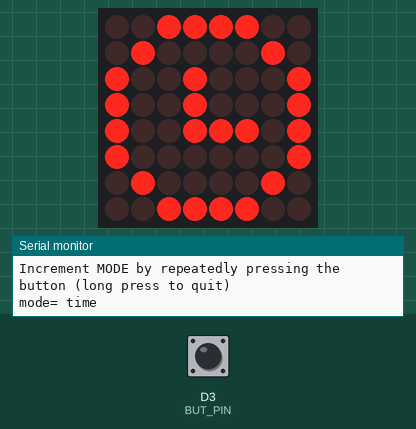
This sketch was run on a simulated ESP8266 (NodeMCU). On the bench: 8×8 LED matrix, the last lines printed to the serial monitor. Wiring (inferred from the names in the program): MAX7219 LED driver (orientation assumed): data D7; clock D5; CS D2. The inputs (shaded band) are chosen by the test bench; at power-on: D3 (BUT_PIN) HIGH.

Above: at 0.8 s.
0.9 s: D3 (BUT_PIN) pulled LOW for 3.2 s
At 4.5 s:
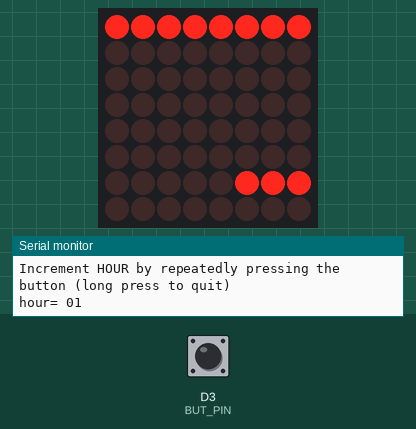
5.6 s: D3 (BUT_PIN) pulled LOW for 0.15 s
At 6.8 s:
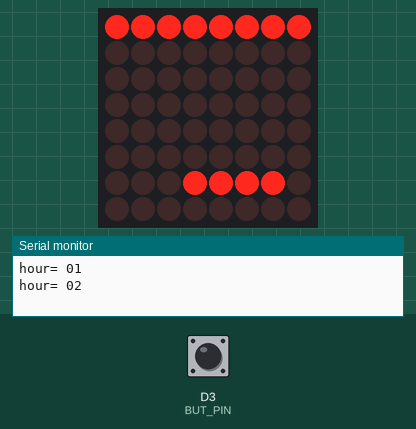
7.2 s: D3 (BUT_PIN) pulled LOW for 1 s
At 8.0 s:
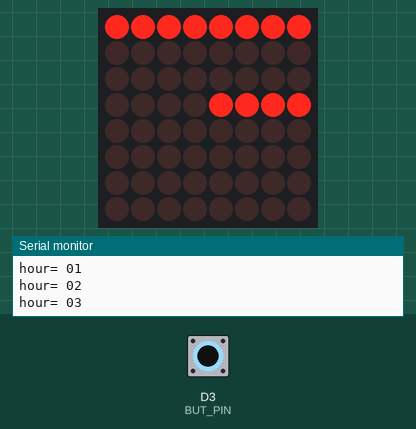
9.7 s: D3 (BUT_PIN) pulled LOW for 3.2 s
At 13.6 s:
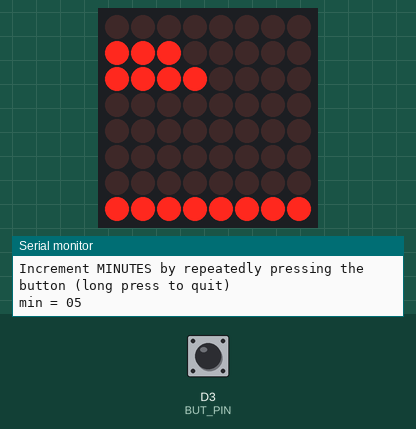
14.4 s: D3 (BUT_PIN) pulled LOW for 0.15 s
At 14.7 s:
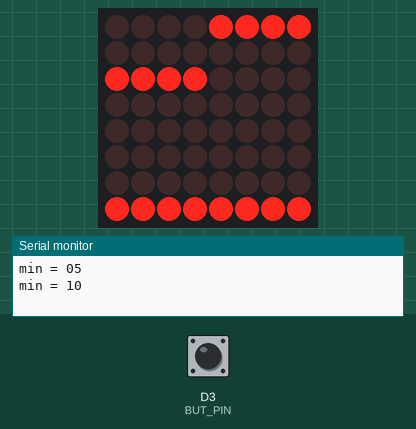
16.0 s: D3 (BUT_PIN) pulled LOW for 3.2 s
At 19.6 s:
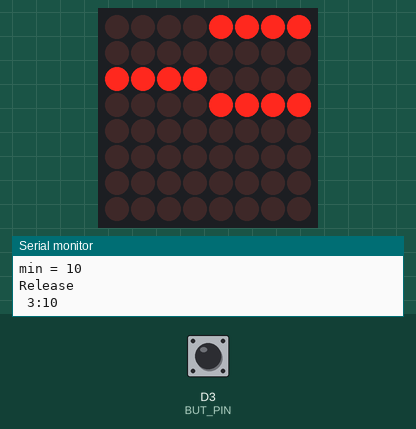
Timing chart, 0 to 21.1 s (numbered marks = the images above; inputs shaded):
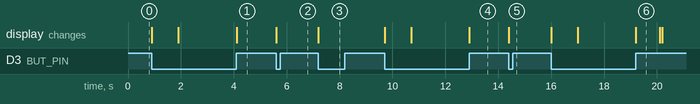

The sketch:

WordClockLed.ino
```cpp
// WordClockLed.ino - A clock that tells time, in Dutch, in steps of 5 minutes on a MAX7221 controlled 8x8 LED matrix
//   Clock is hand-set (with flash button) and runs on ESP8266 crystal
//   It also has a demo mode: every 0.1ms the clock advances 1 minute
// Idea http://www.espruino.com/Tiny+Word+Clock
// Demo https://www.youtube.com/watch?v=YDhCZarNm9g
// MAX722 datasheet https://datasheets.maximintegrated.com/en/ds/MAX7219-MAX7221.pdf
// datasheet explained https://www.youtube.com/watch?v=tFDiMw5QKZQ


// Model(s) =================================================================================
// A model describes where each of the letters and words of a WordCLock is.
// This section must setup an array for each word.
// The array must contain indexes (on the 8x8 matrix, so 0..63) of the LEDs that form a word (-1 terminates the array).
// There are words to denote the minutes
//   model_min_vijf, model_min_kwart, model_min_tien, model_min_voor, model_min_over, model_min_half
// and there are words for the hours
//   model_hour_een, model_hour_twee, model_hour_drie, model_hour_vier, model_hour_vijf, model_hour_zes,
//   model_hour_zeven, model_hour_acht, model_hour_negen, model_hour_tien, model_hour_elf, model_hour_twaalf, model_hour_empty
// (the empty word is used for hand setting the minutes)


#if 0


// All words horizontal, but two paired letters (vIEr, twaaLF), and one split word (Z-E-S)
#define MODEL_NAME "Model 1 - Maarten"


// The LEDs are numbered from top to bottom, from right to left (this matches the 8x8 matrix order).
// Assumption: IN side of the LED PCB is on the (top) right hand (looking to the front)
//  7  6  5  4  3  2  1  0  -  VYFKWART
// 15 14 13 12 11 10  9  8  -  TIENVOOR # space missing
// 23 22 21 20 19 18 17 16  -  OVERHALF # space missing
// 31 30 29 28 27 26 25 24  -  ACHTWEEN
// 39 38 37 36 35 34 33 32  -  TIENEGEN
// 47 46 45 44 43 42 41 40  -  ZDRIELFS
// 55 54 53 52 51 50 49 48  -  V#RZEVEN #=IE
// 63 62 61 60 59 58 57 56  -  VYFTWAA# #=LF
//                          -           # UUR missing


// All words: indexes of the LEDs that form a word (-1 terminates)
const int model_min_vijf[]    ={7,6,5,-1};
const int model_min_kwart[]   ={4,3,2,1,0,-1};
const int model_min_tien[]    ={15,14,13,12,-1};
const int model_min_voor[]    ={11,10,9,8,-1};
const int model_min_over[]    ={23,22,21,20,-1};
const int model_min_half[]    ={19,18,17,16,-1};
const int model_hour_acht[]   ={31,30,29,28,-1};
const int model_hour_twee[]   ={28,27,26,25,-1};
const int model_hour_een[]    ={26,25,24,-1};
const int model_hour_tien[]   ={39,38,37,36,-1};
const int model_hour_negen[]  ={36,35,34,33,32,-1};
const int model_hour_zes[]    ={47,43,40,-1};
const int model_hour_drie[]   ={46,45,44,43,-1};
const int model_hour_elf[]    ={43,42,41,-1};
const int model_hour_vier[]   ={55,54,53,-1}; // 49=IE
const int model_hour_zeven[]  ={52,51,50,49,48,-1};
const int model_hour_vijf[]   ={63,62,61,-1};
const int model_hour_twaalf[] ={60,59,58,57,56,-1};  // 63=LF
const int model_hour_empty[]  ={-1};


#endif


#if 1


// No split words, no paired letters, but two words diagonal
#define MODEL_NAME "Model 2 - Marc"


// The LEDs are numbered from top to bottom, from right to left (this matches the 8x8 matrix order).
// Assumption: IN side of the LED PCB is on the (top) right hand (looking to the front)
//  7  6  5  4  3  2  1  0  -  KWARTIEN
// 15 14 13 12 11 10  9  8  -  VYFJVOOR # J is a dummy (can maybe spell 'JARIG')
// 23 22 21 20 19 18 17 16  -  OVERHALF
// 31 30 29 28 27 26 25 24  -  ELFZDRIE # ZEVEN diagonal
// 39 38 37 36 35 34 33 32  -  TIENEGEN
// 47 46 45 44 43 42 41 40  -  VIERZVYF # ZES diagonal
// 55 54 53 52 51 50 49 48  -  ACHTWEEN
// 63 62 61 60 59 58 57 56  -  TWAALFSN
//                          -           # UUR missing

// All words: indexes of the LEDs that form a word (-1 terminates)
const int model_min_vijf[]    = {15,14,13,-1};
const int model_min_kwart[]   = {7,6,5,4,3,-1};
const int model_min_tien[]    = {3,2,1,0,-1};
const int model_min_voor[]    = {11,10,9,8,-1};
const int model_min_over[]    = {23,22,21,20,-1};
const int model_min_half[]    = {19,18,17,16,-1};
const int model_hour_elf[]    = {31,30,29,-1};
const int model_hour_drie[]   = {27,26,25,24,-1};
const int model_hour_zeven[]  = {28,35,42,49,56,-1};
const int model_hour_tien[]   = {39,38,37,36,-1};
const int model_hour_negen[]  = {36,35,34,33,32,-1};
const int model_hour_vier[]   = {47,46,45,44,-1};
const int model_hour_vijf[]   = {42,41,40,-1};
const int model_hour_zes[]    = {43,50,57,-1};
const int model_hour_acht[]   = {55,54,53,52,-1};
const int model_hour_twee[]   = {52,51,50,49,-1};
const int model_hour_een[]    = {50,49,48,-1};
const int model_hour_twaalf[] = {63,62,61,60,59,58,-1};
const int model_hour_empty[]  = {-1};


#endif


// Frame ===========================================================================================
// A frame buffer is a uint64_t that tells which of the 8x8 LEDs should switch on.
// In our case, a typically frame holds the bits for the words that make up the time.
// For example, when the time is 11:05, the LEDs that make up 'vijf', the LEDs that make up 'over', and the LEDs that make up 'elf'
// have a 1 in the frame buffer, so that the text reads 'vijf over elf'


// The model_hour in an array for easy indexing and integer hour to an index array
// Note that 0:xx and 12:30 are supported (as well as an empty hour using 14:xx)
const int * frame_hours[] = {model_hour_twaalf,model_hour_een,model_hour_twee,model_hour_drie,model_hour_vier,model_hour_vijf,model_hour_zes,model_hour_zeven,model_hour_acht,model_hour_negen,model_hour_tien,model_hour_elf,model_hour_twaalf,model_hour_een,model_hour_empty,model_hour_empty};


// A `frame` (buffer) is encoded in a 64 bit unsigned `.
// This function sets bits (switches on LEDs) in `frame`,
// namely those listed in array `word` (which is terminated with -1).
void frame_add_word(uint64_t*frame, const int word[]) {
  const int * bit= word; // Point to the first LED index in `word`
  while( *bit>=0 ) {
    *frame |= 1LLU << *bit;
    bit++; // Point to the next LED index in `word`
  }
}


// Returns a frame showing the time specified by `hour` and `min`.
// E.g. 7:35 -> vijf over half acht
uint64_t frame_set_time(int hour, int min ) {
  uint64_t frame= 0;
  switch( min ) {
    case 0: case 1: case 2:
      frame_add_word(&frame,frame_hours[hour]);
      break;
    case 3: case 4: case 5: case 6: case 7:
      frame_add_word(&frame,model_min_vijf); frame_add_word(&frame,model_min_over); frame_add_word(&frame,frame_hours[hour]);
      break;
    case 8: case 9: case 10: case 11: case 12:
      frame_add_word(&frame,model_min_tien); frame_add_word(&frame,model_min_over); frame_add_word(&frame,frame_hours[hour]);
      break;
    case 13: case 14: case 15: case 16: case 17:
      frame_add_word(&frame,model_min_kwart); frame_add_word(&frame,model_min_over); frame_add_word(&frame,frame_hours[hour]);
      break;
    case 18: case 19: case 20: case 21: case 22:
      frame_add_word(&frame,model_min_tien); frame_add_word(&frame,model_min_voor); frame_add_word(&frame,model_min_half); frame_add_word(&frame,frame_hours[hour+1]);
      break;
    case 23: case 24: case 25: case 26: case 27:
      frame_add_word(&frame,model_min_vijf); frame_add_word(&frame,model_min_voor); frame_add_word(&frame,model_min_half); frame_add_word(&frame,frame_hours[hour+1]);
      break;
    case 28: case 29: case 30: case 31: case 32:
      frame_add_word(&frame,model_min_half); frame_add_word(&frame,frame_hours[hour+1]);
      break;
    case 33: case 34: case 35: case 36: case 37:
      frame_add_word(&frame,model_min_vijf); frame_add_word(&frame,model_min_over); frame_add_word(&frame,model_min_half); frame_add_word(&frame,frame_hours[hour+1]);
      break;
    case 38: case 39: case 40: case 41: case 42:
      frame_add_word(&frame,model_min_tien); frame_add_word(&frame,model_min_over); frame_add_word(&frame,model_min_half); frame_add_word(&frame,frame_hours[hour+1]);
      break;
    case 43: case 44: case 45: case 46: case 47:
      frame_add_word(&frame,model_min_kwart); frame_add_word(&frame,model_min_voor); frame_add_word(&frame,frame_hours[hour+1]);
      break;
    case 48: case 49: case 50: case 51: case 52:
      frame_add_word(&frame,model_min_tien); frame_add_word(&frame,model_min_voor); frame_add_word(&frame,frame_hours[hour+1]);
      break;
    case 53: case 54: case 55: case 56: case 57:
      frame_add_word(&frame,model_min_vijf); frame_add_word(&frame,model_min_voor); frame_add_word(&frame,frame_hours[hour+1]);
      break;
    case 58: case 59:
      frame_add_word(&frame,frame_hours[hour+1]);
      break;
  }
  return frame;
}


// Display ==========================================================================
// This section controls the 8x8 LED matrix, which is connected to a MAX7221.
// The MAX7221 has a serial (data/clock) input (and a chip enable)


// Pins from ESP8266 to the MAX7221 controlled 8x8 LED matrix
//      DSP_VCC  3V3   // VCC pin of display is connected to 3V3 of ESP8266
//      DSP_GND  GND   // GND pin of display is connected to GND of ESP8266
#define DSP_DIN   D7   // DIN pin of display is connected to D7 of ESP8266
#define DSP_CS    D2   // CS  pin of display is connected to D2 of ESP8266
#define DSP_CLK   D5   // CLK pin of display is connected to D5 of ESP8266


// Writes `data` to `addr` in the MAX7221 (which controls the 8x8 LED matrix)
// `addr` is the address of the register
// `data` is the value for the register
void dsp_out(byte addr, byte data) {
  digitalWrite(DSP_CS, LOW);

  shiftOut(DSP_DIN, DSP_CLK, MSBFIRST, addr );
  shiftOut(DSP_DIN, DSP_CLK, MSBFIRST, data );

  digitalWrite(DSP_CS, HIGH);
}


// Writes frame buffer to the MAX7221 (which controls the 8x8 LED matrix)
void dsp_img(uint64_t frame) {
  for(int i=1; i<=8; i++ ) {
    byte row = frame & 0xFF;
    dsp_out(i,row);
    frame >>= 8;
  }
}


// Configures ESP8266 pins that are connected to the MAX7221
// Configure MAX7221 to individually addressable LEDs
void dsp_init(void) {
  digitalWrite(DSP_CS, HIGH);
  pinMode(DSP_DIN, OUTPUT);
  pinMode(DSP_CS, OUTPUT);
  pinMode(DSP_CLK, OUTPUT);

  // Configure MAX7221 to use all LEDs at medium brightness, individually addressable
  dsp_out(0x0f, 0x00); // 'Display Test': normal mode (not test)
  dsp_out(0x0c, 0x00); // 'Shutdown'    : shutdown ("off")
  dsp_out(0x0b, 0x07); // 'Scan Limit'  : rows digits 0 thru 7
  dsp_out(0x0a, 0x07); // 'Intensity'   : medium brightness
  dsp_out(0x09, 0x00); // 'Decode mode' : no-decode for all digits

  // Send empty frame buffer
  dsp_img( 0 );
  // Switch display on
  dsp_out(0x0c, 0x01); // 'Shutdown'    : normal operation ("on")
}


// Button ==========================================================================
// This section implements functions that control a button.
// The button is the 'flash' button on most ESP8266 NodeMCU boards.
// The app should call scan() regularly to poll the button state.
// The state can then be observed via but_isdown() and but_wentdown().

#define BUT_PIN D3


int but_crnt; // current state - from last but_scan()
int but_prev; // state from previous but_scan()


void but_scan() {
  but_prev= but_crnt;
  but_crnt= digitalRead(BUT_PIN)==0; // Low active
}


void but_init(void) {
  pinMode(BUT_PIN, INPUT);
  but_scan();
  but_scan();
}


int but_isdown() {
  return but_crnt;
}


int but_wentdown() {
  return but_crnt & !but_prev;
}


// Main ==========================================================================

// Hand coded frame buffers for the two modes - note: up-side-down
#define main_frame_modetime 0b\
00111100\
01000010\
10000001\
10011101\
10010001\
10010001\
01000010\
00111100LLU
#define main_frame_modefast 0b\
00000000\
11001100\
01100110\
00110011\
00110011\
01100110\
11001100\
00000000LLU


int      main_mode;
int      main_hour;
int      main_min;
uint32_t main_last;


void main_init( void ) {
  // Hand set mode
  main_mode= 1;
  Serial.printf("Increment MODE by repeatedly pressing the button (long press to quit)\n");
  #define MODE_UPDATE()  Serial.printf("mode= %s\n",main_mode?"time":"fast"); dsp_img( main_mode?main_frame_modetime:main_frame_modefast );
  MODE_UPDATE();
  while( 1 ) {
    but_scan();
    if( but_wentdown() ) {
      main_mode= (main_mode+1) % 2;
      MODE_UPDATE();
      main_last= millis();
      delay(100); // debounce
    }
    if( but_isdown() && millis()-main_last>1000 ) {
      main_mode= (main_mode+1) % 2;
      MODE_UPDATE();
      break;
    }
    yield();
  }

  // Wait for button release
  Serial.printf("Release\n");
  while( but_isdown() ) { but_scan(); yield(); }

  // Hand set hours
  main_hour= 1;
  Serial.printf("Increment HOUR by repeatedly pressing the button (long press to quit)\n");
  #define HOUR_UPDATE()  Serial.printf("hour= %02d\n",main_hour); dsp_img( frame_set_time(main_hour,0) | (0xffLLU<<0) );
  HOUR_UPDATE();
  while( 1 ) {
    but_scan();
    if( but_wentdown() ) {
      main_hour= (main_hour+1) % 12;
      HOUR_UPDATE();
      main_last= millis();
      delay(100); // debounce
    }
    if( but_isdown() && millis()-main_last>1000 ) {
      main_hour= (main_hour+11) % 12;
      HOUR_UPDATE();
      break;
    }
    yield();
  }

  // Wait for button release
  Serial.printf("Release\n");
  while( but_isdown() ) { but_scan(); yield(); }

  // Hand set minutes
  main_min= 5;
  Serial.printf("Increment MINUTES by repeatedly pressing the button (long press to quit)\n");
  #define UPDATE_MIN() Serial.printf("min = %02d\n",main_min); dsp_img( frame_set_time(14,main_min) | (0xffLLU<<56) );
  UPDATE_MIN();
  while( 1 ) {
    but_scan();
    if( but_wentdown() ) {
      main_min = (main_min+5) % 60;
      UPDATE_MIN();
      main_last= millis();
      delay(100); // debounce
    }
    if( but_isdown() && millis()-main_last>1000 ) {
      main_min= (main_min+55) % 60;
      UPDATE_MIN();
      break;
    }
    yield();
  }

  // Wait for button release
  Serial.printf("Release\n");
  while( but_isdown() ) { but_scan(); yield(); }
}

void setup() {
  Serial.begin(115200);
  Serial.printf("\n\nWord clock LED - using '%s'\n", MODEL_NAME);
  dsp_init();
  but_init();
  main_init(); // Let user set mode, hour, min
  main_last= millis();
}


void loop() {
  Serial.printf("%2d:%02d\n", main_hour,main_min);
  dsp_img( frame_set_time(main_hour,main_min) );
  if( main_mode==0 ) {
    // Fast
    main_min= main_min+1;
    if( main_min==60 ) { main_min= 0; main_hour= (main_hour+1)%12; }
    delay(100);
  } else {
    // Clock
    if( millis()-main_last > 60000 ) {
      main_min= main_min+1;
      if( main_min==60 ) { main_min= 0; main_hour= (main_hour+1)%12; }
      main_last= millis();
    }
    delay(900);
    dsp_img(0);
    delay(100);
  }
}
```

Measured:
- after the input at 0.9 s, the display: first changes at once (image 1 shows a later state)
- after the input at 5.6 s, the display: changes at once (image 2)
- after the input at 7.2 s, the display: changes at once (image 3)
- after the input at 9.7 s, the display: first changes at once (image 4 shows a later state)
- after the input at 14.4 s, the display: changes at once (image 5)
- after the input at 16.0 s, the display: first changes at once (image 6 shows a later state)
